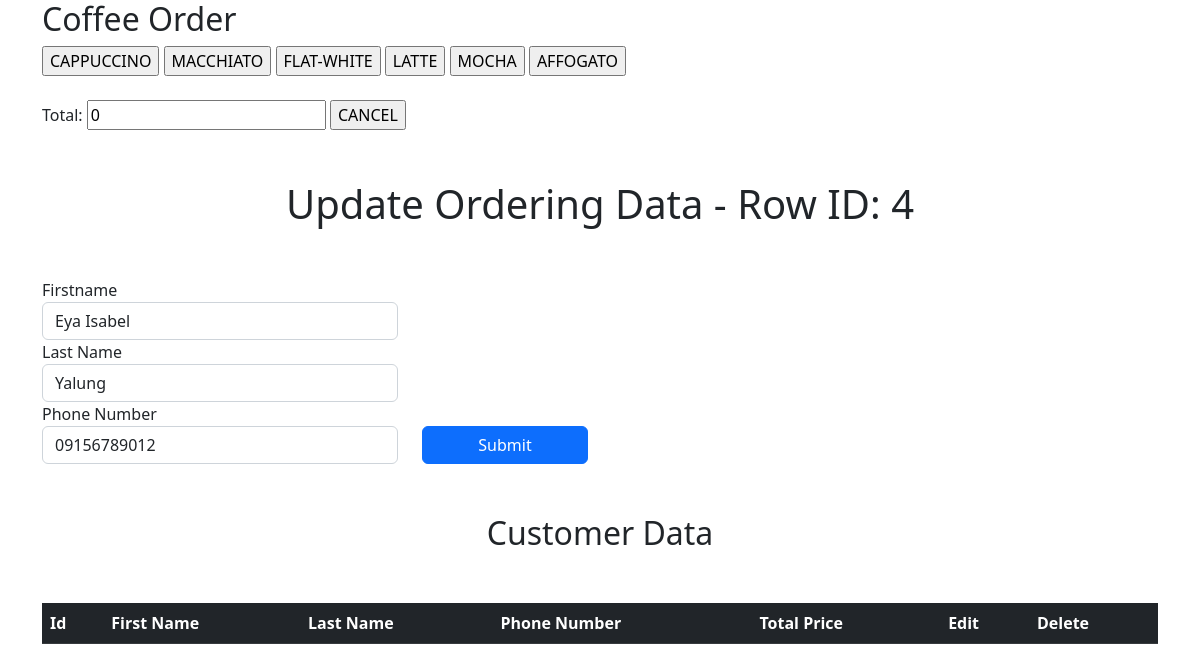
Page /updatedata.php?id=4 on the committed database.
### tables this page shows
CREATE TABLE `customer` (
  `customer_id` int(11) NOT NULL,
  `firstname` varchar(30) NOT NULL,
  `lastname` varchar(50) NOT NULL,
  `phonenum` varchar(15) NOT NULL,
  `totalprice` decimal(8,2) NOT NULL,
  `ref_id` int(11) NOT NULL
);

### updatedata.php (the view, shortened to what this page needs)
<?php
require_once "conn.php";
if(isset($_GET['id'])){
    $id = $_GET['id'];
    $sql_query = "SELECT * FROM customer WHERE ref_id='$id'";
    $result = $conn->query($sql_query);
    $row = $result->fetch_assoc();
}
?>
<!DOCTYPE html>
<html lang="en">
<head>
    <link href="https://cdn.jsdelivr.net/npm/bootstrap@5.2.0-beta1/dist/css/bootstrap.min.css" rel="stylesheet"
>
</head>
<body>
<div class="container">
    <form name="calculator" method="post" action="<?php echo htmlspecialchars($_SERVER["PHP_SELF"]); ?>" method="post">
            <h2>Coffee Order</h2>
            <input type="button" value="CAPPUCCINO" onClick="addToTotal(130)">
            <input type="button" value="MACCHIATO" onClick="addToTotal(150)">
            <input type="button" value="FLAT-WHITE" onClick="addToTotal(140)">
            <input type="button" value="LATTE" onClick="addToTotal(120)">
            <input type="button" value="MOCHA" onClick="addToTotal(150)">
            <input type="button" value="AFFOGATO" onClick="addToTotal(160)"><br>
            <br>Total: <input type="text" id="total" name="total" value="0">
            <input type="reset" value="CANCEL">
            <h1 style="text-align: center;margin: 50px 0;">Update Ordering Data - Row ID: <?php echo $id; ?></h1>
            <div class="row">
                <div class="form-group col-lg-4">
                    <label for="">Firstname</label>
                    <input type="text" name="firstname" id="firstname" class="form-control"
                        value="<?php echo isset($row['firstname']) ? $row['firstname'] : ''; ?>" required>
                    <label for="">Last Name</label>
                    <input type="text" name="lastname" id="lastname" class="form-control"
                        value="<?php echo isset($row['lastname']) ? $row['lastname'] : ''; ?>" required>
                    <label for="">Phone Number</label>
                    <input type="text" name="phonenum" id="phonenum" class="form-control"
                        value="<?php echo isset($row['phonenum']) ? $row['phonenum'] : ''; ?>" required>
                </div>
                <div class="form-group col-lg-2" style="display: grid;align-items:  flex-end;">
                    <input type="submit" name="submit" id="submit" class="btn btn-primary">
                </div>
            </div>
        </form>
    </div>
        <div class="container">
            <h2 style="text-align: center;margin: 50px 0;">Customer Data</h2>
            <table class="table table-dark">
                <thead>
                <tr>
                    <th scope="col">Id</th>
                    <th scope="col">First Name</th>
                    <th scope="col">Last Name</th>
                    <th scope="col">Phone Number</th>
                    <th scope="col">Total Price</th>
                    <th scope="col">Edit</th>
                    <th scope="col">Delete</th>
                  </tr>
                </thead>
            </table>
        </div>
</body>
</html>

### rows in the picture
customer: firstname "Eya Isabel", lastname "Yalung", phonenum "09156789012"

### other values in the picture
$id "4"
